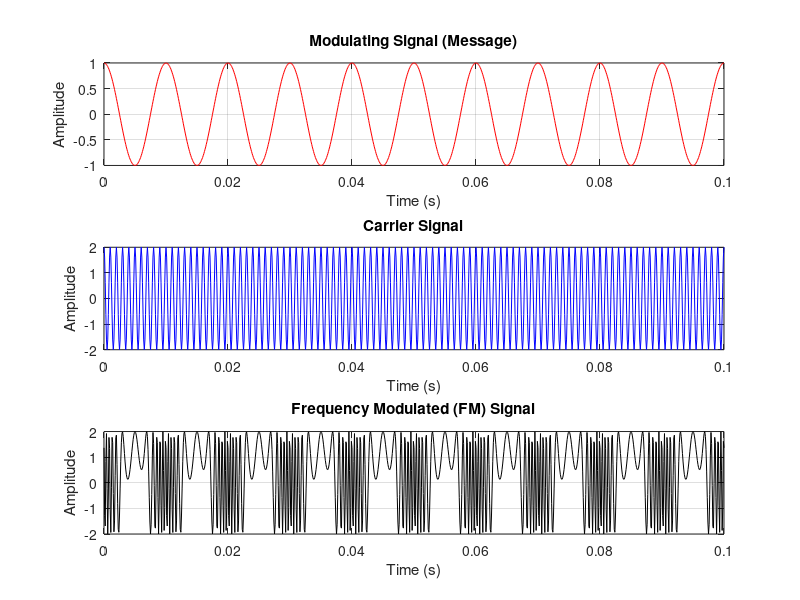

Recreate this plot in MATLAB.
fs = 10000;
t = 0:1/fs:0.1;
fm = 100;
fc = 1000;
Am = 1;
Ac = 2;
kf = 8200; % Frequency sensitivity (adjust as needed)

massge = Am * cos(2 * pi * fm * t);
carr = Ac * cos(2 * pi * fc * t);
fm_signal = Ac * cos(2 * pi * fc * t + kf * cumsum(massge)/fs);

figure;

subplot(3,1,1);
plot(t, massge, 'r');
xlabel('Time (s)');
ylabel('Amplitude');
grid on;
title('Modulating Signal (Message)');

subplot(3,1,2);
plot(t, carr, 'b');
xlabel('Time (s)');
ylabel('Amplitude');
grid on;
title('Carrier Signal');

subplot(3,1,3);
plot(t, fm_signal, 'k');
xlabel('Time (s)');
ylabel('Amplitude');
grid on;
title('Frequency Modulated (FM) Signal');
